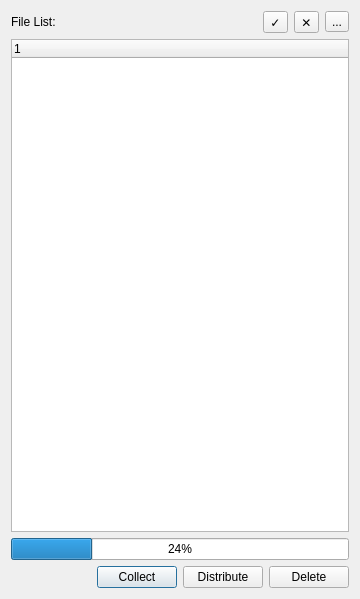
<?xml version="1.0" encoding="UTF-8"?>
<ui version="4.0">
 <class>Dialog</class>
 <widget class="QDialog" name="Dialog">
  <property name="geometry">
   <rect>
    <x>0</x>
    <y>0</y>
    <width>360</width>
    <height>599</height>
   </rect>
  </property>
  <property name="windowTitle">
   <string>Dialog</string>
  </property>
  <layout class="QVBoxLayout" name="verticalLayout">
   <item>
    <layout class="QHBoxLayout" name="horizontalLayout">
     <item>
      <widget class="QLabel" name="label">
       <property name="text">
        <string>File List:</string>
       </property>
      </widget>
     </item>
     <item>
      <widget class="QToolButton" name="btnSelect">
       <property name="text">
        <string>✓</string>
       </property>
      </widget>
     </item>
     <item>
      <widget class="QToolButton" name="btnUnselect">
       <property name="text">
        <string>✕</string>
       </property>
      </widget>
     </item>
     <item>
      <widget class="QToolButton" name="btnOpen">
       <property name="text">
        <string>...</string>
       </property>
      </widget>
     </item>
    </layout>
   </item>
   <item>
    <widget class="QTreeWidget" name="fileList">
     <column>
      <property name="text">
       <string notr="true">1</string>
      </property>
     </column>
    </widget>
   </item>
   <item>
    <widget class="QProgressBar" name="progressBar">
     <property name="value">
      <number>24</number>
     </property>
    </widget>
   </item>
   <item>
    <layout class="QHBoxLayout" name="horizontalLayout_3">
     <item>
      <spacer name="horizontalSpacer">
       <property name="orientation">
        <enum>Qt::Horizontal</enum>
       </property>
       <property name="sizeHint" stdset="0">
        <size>
         <width>40</width>
         <height>20</height>
        </size>
       </property>
      </spacer>
     </item>
     <item>
      <widget class="QPushButton" name="btnCollect">
       <property name="text">
        <string>Collect</string>
       </property>
      </widget>
     </item>
     <item>
      <widget class="QPushButton" name="btnDistribute">
       <property name="text">
        <string>Distribute</string>
       </property>
      </widget>
     </item>
     <item>
      <widget class="QPushButton" name="btnDelete">
       <property name="text">
        <string>Delete</string>
       </property>
      </widget>
     </item>
    </layout>
   </item>
  </layout>
 </widget>
 <resources/>
 <connections/>
</ui>
